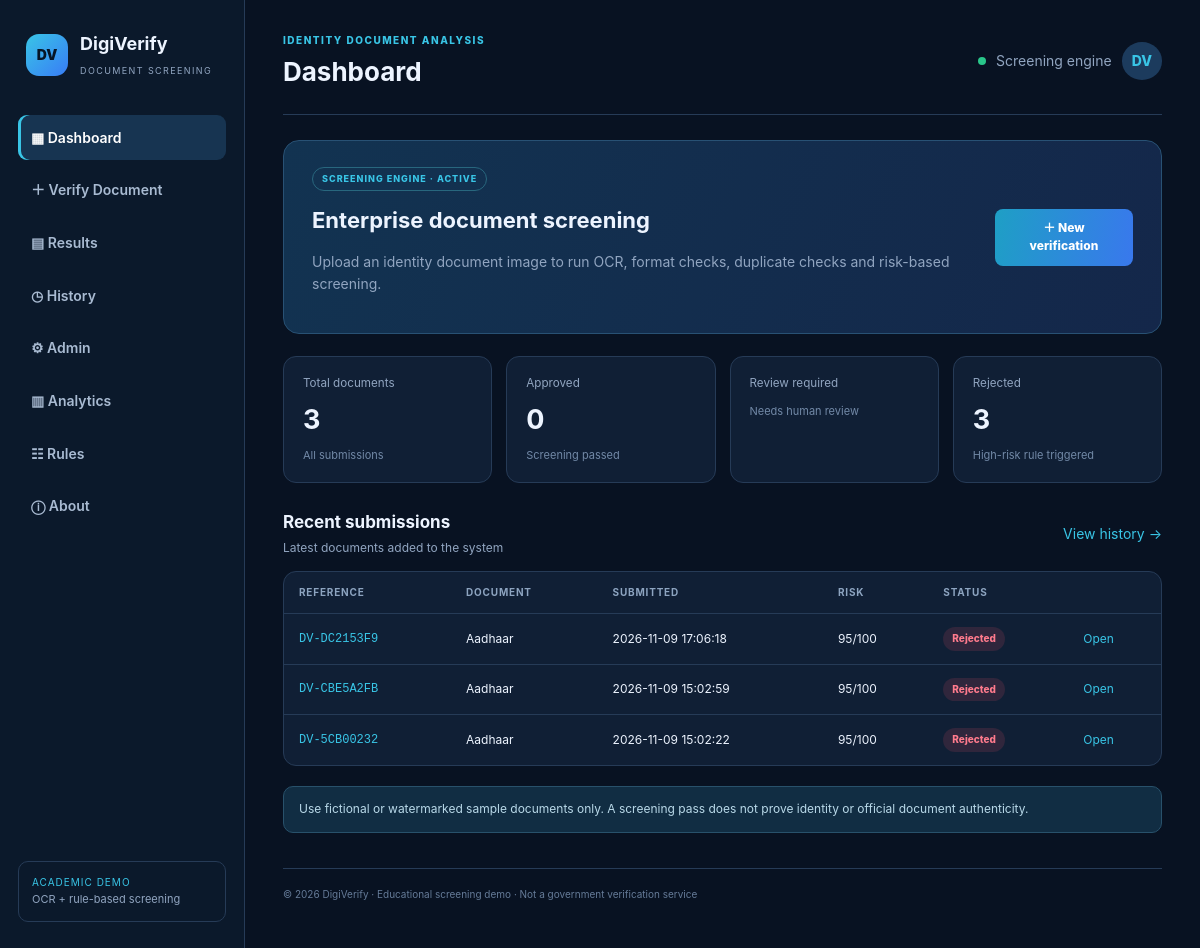
The page / on the database its author committed.
### tables this page shows
CREATE TABLE documents(
          id INTEGER PRIMARY KEY AUTOINCREMENT, ref TEXT UNIQUE, document_type TEXT,
          original_name TEXT, stored_name TEXT, ocr_text TEXT, status TEXT DEFAULT 'Rejected',
          risk_score INTEGER DEFAULT 100, warnings TEXT, created_at TEXT, reviewed_at TEXT,
          reviewer_note TEXT, document_number TEXT, extracted_name TEXT, dob TEXT,
          image_hash TEXT, ocr_confidence REAL DEFAULT 0);

### app.py (the view)
@app.route('/')
def dashboard():
    with db() as con:
        total = con.execute('SELECT COUNT(*) n FROM documents').fetchone()['n']
        counts = {
            'Approved': con.execute("SELECT COUNT(*) n FROM documents WHERE status='Approved'").fetchone()['n'],
            'Rejected': con.execute("SELECT COUNT(*) n FROM documents WHERE status='Rejected'").fetchone()['n'],
            'Manual Review': 0 # Dashboard pe Manual system permanently zero locked!
        }
        recent = con.execute('SELECT * FROM documents ORDER BY id DESC LIMIT 6').fetchall()
    return render_template('dashboard.html', total=total, counts=counts, recent=recent, page='dashboard')

### app.py (called while the page is built)
def db():
    con = sqlite3.connect(DB_PATH); con.row_factory = sqlite3.Row; return con

@app.context_processor
def inject_globals(): return {'year': datetime.now().year}

### templates/dashboard.html
{% extends "base.html" %}{% block heading %}Dashboard{% endblock %}{% block content %}<div class="welcome"><div><span class="pill">SCREENING ENGINE · ACTIVE</span><h2>Enterprise document screening</h2><p>Upload an identity document image to run OCR, format checks, duplicate checks and risk-based screening.</p></div><a class="btn primary" href="{{url_for('verify')}}">＋ New verification</a></div><div class="stats"><div class="stat"><small>Total documents</small><strong>{{total}}</strong><span>All submissions</span></div><div class="stat"><small>Approved</small><strong>{{counts['Approved']}}</strong><span>Screening passed</span></div><div class="stat"><small>Review required</small><strong>{{counts['Review Required']}}</strong><span>Needs human review</span></div><div class="stat"><small>Rejected</small><strong>{{counts['Rejected']}}</strong><span>High-risk rule triggered</span></div></div><div class="section-head"><div><h2>Recent submissions</h2><p>Latest documents added to the system</p></div><a class="text-link" href="{{url_for('history')}}">View history →</a></div><div class="panel table-wrap"><table><thead><tr><th>Reference</th><th>Document</th><th>Submitted</th><th>Risk</th><th>Status</th><th></th></tr></thead><tbody>{% for d in recent %}<tr><td class="mono">{{d.ref}}</td><td>{{d.document_type}}</td><td>{{d.created_at}}</td><td>{{d.risk_score}}/100</td><td><span class="status {{d.status|lower|replace(' ','-')}}">{{d.status}}</span></td><td><a href="{{url_for('result',doc_id=d.id)}}">Open</a></td></tr>{% else %}<tr><td colspan="6" class="empty">No documents yet. Upload a fictional sample document to begin.</td></tr>{% endfor %}</tbody></table></div><div class="notice">Use fictional or watermarked sample documents only. A screening pass does not prove identity or official document authenticity.</div>{% endblock %}

### templates/base.html (shortened to what this page needs)
<!doctype html><html lang="en"><head><link rel="stylesheet" href="{{ url_for('static', filename='style.css') }}"></head><body><aside class="sidebar"><div class="brand"><span class="brand-icon">DV</span><div><b>DigiVerify</b><small>DOCUMENT SCREENING</small></div></div><nav>
<a class="{{ 'active' if page=='dashboard' else '' }}" href="{{url_for('dashboard')}}">▦ Dashboard</a><a class="{{ 'active' if page=='verify' else '' }}" href="{{url_for('verify')}}">＋ Verify Document</a><a class="{{ 'active' if page=='results' else '' }}" href="{{url_for('results')}}">▤ Results</a><a class="{{ 'active' if page=='history' else '' }}" href="{{url_for('history')}}">◷ History</a><a class="{{ 'active' if page=='admin' else '' }}" href="{{url_for('admin')}}">⚙ Admin</a><a class="{{ 'active' if page=='analytics' else '' }}" href="{{url_for('analytics')}}">▥ Analytics</a><a class="{{ 'active' if page=='rules' else '' }}" href="{{url_for('rules')}}">☷ Rules</a><a class="{{ 'active' if page=='about' else '' }}" href="{{url_for('about')}}">ⓘ About</a>
</nav><div class="side-note">ACADEMIC DEMO<br><span>OCR + rule-based screening</span></div></aside><main class="main"><header><div><small class="eyebrow">IDENTITY DOCUMENT ANALYSIS</small><h1>{% block heading %}Dashboard{% endblock %}</h1></div><div class="header-right"><span class="live-dot"></span> Screening engine <span class="avatar">DV</span></div></header>{% with messages=get_flashed_messages(with_categories=true) %}{% if messages %}{% for category,message in messages %}<div class="flash {{category}}">{{message}}</div>{% endfor %}{% endif %}{% endwith %}{% block content %}{% endblock %}<footer>© {{year}} DigiVerify · Educational screening demo · Not a government verification service</footer></main></body></html>

### static/style.css (style rules this page uses)
:root { --bg:#081222;--panel:#101f35;--panel2:#132640;--line:#263b57;--text:#edf4ff;--muted:#91a5c0;--cyan:#39c5e6;--blue:#387cf6;--green:#29c68a;--red:#f06b78;--amber:#f4b84d }
* { box-sizing:border-box }
body { margin:0;background:var(--bg);color:var(--text);font:14px/1.55 Inter,Segoe UI,Arial,sans-serif;display:flex }
.sidebar { width:245px;position:fixed;inset:0 auto 0 0;background:#0b192b;border-right:1px solid var(--line);padding:26px 18px;display:flex;flex-direction:column }
.brand { display:flex;align-items:center;gap:12px;padding:4px 8px 35px }
.brand-icon { width:42px;height:42px;border-radius:13px;background:linear-gradient(135deg,var(--cyan),var(--blue));display:grid;place-items:center;font-weight:900;color:#061526 }
.brand b { display:block;font-size:18px }
.brand small { font-size:9px;letter-spacing:1.4px;color:var(--muted) }
nav { display:grid;gap:7px }
nav a { padding:12px 13px;border-radius:9px;color:#a9bbd2;text-decoration:none;font-weight:600 }
nav a:hover,nav a.active { background:#173451;color:#fff }
nav a.active { box-shadow:inset 3px 0 var(--cyan) }
.side-note { margin-top:auto;border:1px solid var(--line);padding:13px;border-radius:10px;color:var(--cyan);font-size:10px;letter-spacing:1px }
.side-note span { color:var(--muted);letter-spacing:0;font-size:11px }
.main { margin-left:245px;width:calc(100% - 245px);padding:28px 38px;max-width:1700px }
header { display:flex;justify-content:space-between;align-items:center;border-bottom:1px solid var(--line);padding-bottom:20px;margin-bottom:25px }
h1 { font-size:26px;margin:2px 0 }
.eyebrow,.step { font-size:10px;letter-spacing:1.5px;color:var(--cyan);font-weight:800 }
.header-right { display:flex;align-items:center;gap:10px;color:var(--muted) }
.live-dot { width:8px;height:8px;border-radius:50%;background:var(--green) }
.avatar { background:#1c3b5d;padding:8px 10px;border-radius:50%;color:var(--cyan);font-weight:800 }
.welcome { background:linear-gradient(115deg,#123351,#14274a);border:1px solid #285174;border-radius:16px;padding:25px 28px;display:flex;justify-content:space-between;align-items:center;margin-bottom:22px }
.welcome h2 { font-size:22px;margin:12px 0 4px }
.welcome p,.muted { color:var(--muted) }
.pill { display:inline-block;border:1px solid #28677e;color:var(--cyan);border-radius:30px;padding:4px 9px;font-size:9px;letter-spacing:1px;font-weight:800 }
.stats { display:grid;grid-template-columns:repeat(4,minmax(0,1fr));gap:14px;margin:20px 0 }
.stat,.panel { background:var(--panel);border:1px solid var(--line);border-radius:13px }
.stat { padding:17px 19px }
.stat small { display:block;color:var(--muted) }
.stat strong { font-size:27px;display:block;margin:7px 0 2px }
.stat span { font-size:11px;color:#7289a7 }
.section-head { display:flex;justify-content:space-between;align-items:center;margin:26px 0 13px }
.section-head h2,.panel h2 { margin:0 0 4px;font-size:17px }
.section-head p { margin:0;color:var(--muted);font-size:12px }
.text-link,a { color:var(--cyan);text-decoration:none }
.table-wrap { overflow:auto }
table { border-collapse:collapse;width:100%;min-width:700px }
th,td { text-align:left;padding:13px 15px;border-bottom:1px solid var(--line);font-size:12px }
th { color:#8da4c0;font-size:10px;letter-spacing:.8px;text-transform:uppercase }
tr:last-child td { border-bottom:0 }
.mono,.ref { font-family:Consolas,monospace;color:var(--cyan) }
.status { display:inline-block;border-radius:20px;padding:4px 9px;font-size:10px;font-weight:800;background:#26364b;color:#b6c5d8 }
.status.rejected { background:#49232e;color:#ff9ba5 }
.btn { border:0;border-radius:8px;padding:10px 15px;display:inline-block;font-weight:800;font-size:12px;cursor:pointer;text-align:center }
.primary { background:linear-gradient(100deg,#1e9fc5,#3978ed);color:white }
.notice { background:#112d43;border:1px solid #28516b;border-radius:10px;padding:13px 15px;color:#b9d9e9;font-size:12px;margin-top:20px }
footer { border-top:1px solid var(--line);margin-top:35px;padding:18px 0;color:#657b98;font-size:10px }
.status.rejected { background:rgba(240,83,102,.14);color:#ff7b8d }

### rows shown on the page
documents: ref "DV-DC2153F9", document_type "Aadhaar", created_at "2026-11-09 17:06:18", risk_score "95", status "Rejected"
documents: ref "DV-CBE5A2FB", document_type "Aadhaar", created_at "2026-11-09 15:02:59", risk_score "95", status "Rejected"
documents: ref "DV-5CB00232", document_type "Aadhaar", created_at "2026-11-09 15:02:22", risk_score "95", status "Rejected"

### other values the page prints
{{ total }} "3"
{{ counts['Approved'] }} "0"
{{ counts['Rejected'] }} "3"
